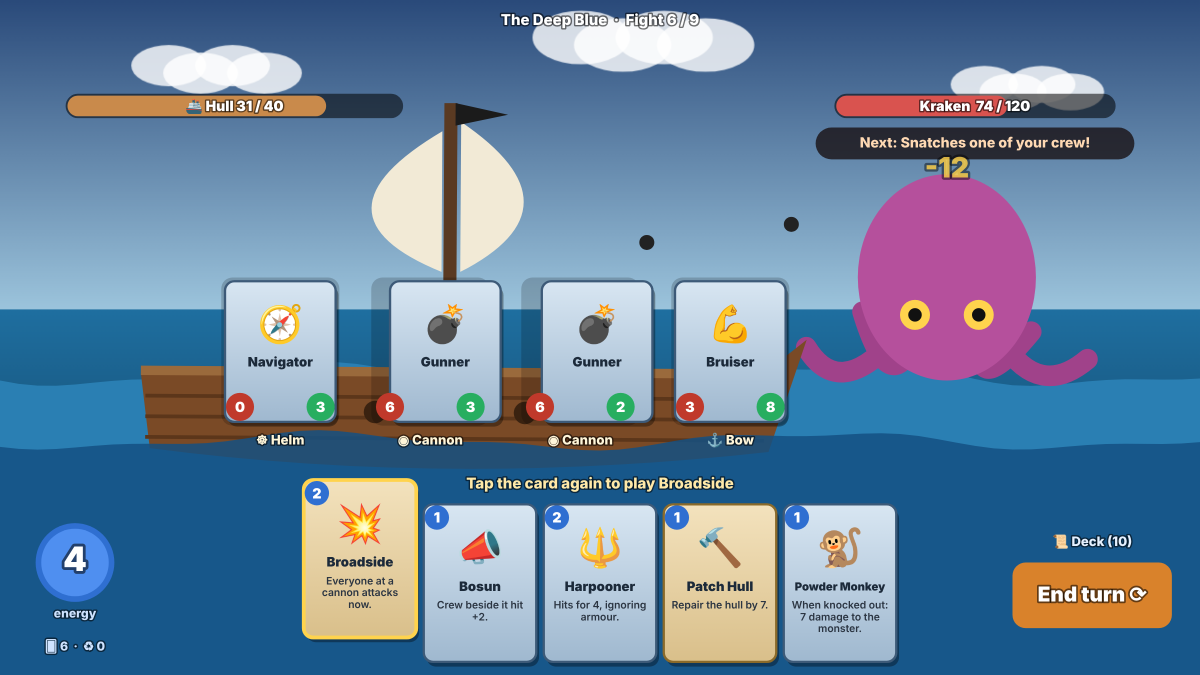
#> input picture games/deckhand/promo/scene.png, 2400 x 1350 px (shown at 1/2 size)
$ python make_thumbnails.py promo/scene.png
#> lines starting #> are read from the running program, lines starting #| are printed output that depends on the picture
"""Turn a captured game scene into store thumbnails with the title on top.

Usage:  python make_thumbnails.py promo/scene.png
Writes promo/thumb_<w>x<h>.png in the sizes Poki and CrazyGames ask for.
"""
import pathlib
import sys

from PIL import Image, ImageDraw, ImageFilter, ImageFont

ROOT = pathlib.Path(__file__).resolve().parent
OUT = ROOT / "promo"
SIZES = [(1920, 1080), (800, 470), (800, 1200), (628, 628), (512, 512)]
GOLD, OUTLINE = (255, 244, 214), (22, 58, 92)
LINES = ["DECKHAND"]
BAND = (11, 43, 69)
PAD = 0.15


def font(px):
    for name in ("impact.ttf", "arialbd.ttf", "DejaVuSans-Bold.ttf"):
        try:
            return ImageFont.truetype(name, px)
        except OSError:
            pass
    return ImageFont.load_default()


def cover(img, w, h, focus=(0.5, 0.55)):
    """Scale and crop to w x h, keeping the focus point in frame."""
    s = max(w / img.width, h / img.height)
    im = img.resize((round(img.width * s), round(img.height * s)), Image.LANCZOS)
    fx, fy = im.width * focus[0], im.height * focus[1]
    x = min(max(0, fx - w / 2), im.width - w)
    y = min(max(0, fy - h / 2), im.height - h)
    return im.crop((round(x), round(y), round(x) + w, round(y) + h))


def title(im):
    w, h = im.size
    portrait, square = h > w * 1.1, abs(w - h) < 10
    lines = LINES
    size = int(min(w * (0.16 if portrait or square else 0.105), h * 0.2))
    # shrink until the longest line fits inside 90% of the width
    probe = ImageDraw.Draw(Image.new("L", (1, 1)))
    while size > 10:
        widest = max(probe.textbbox((0, 0), ln, font=font(int(size * (1.12 if i == 0 else 1))), stroke_width=max(3, size // 12))[2] for i, ln in enumerate(lines))
        if widest <= w * 0.9:
            break
        size = int(size * 0.94)
    f = font(size)
    # darken the top band so the title always reads
    band = Image.new("L", (w, h), 0)
    bd = ImageDraw.Draw(band)
    top_h = int(h * (0.42 if portrait else 0.5))
    for y in range(top_h):
        bd.line([(0, y), (w, y)], fill=int(170 * (1 - y / top_h) ** 1.6))
    im = Image.composite(Image.new("RGB", (w, h), BAND), im, band)
    layer = Image.new("RGBA", (w, h), (0, 0, 0, 0))
    d = ImageDraw.Draw(layer)
    y = int(h * (0.06 if portrait else 0.05))
    stroke = max(3, size // 12)
    boxes = []
    for i, line in enumerate(lines):
        fs = f if i else font(int(size * 1.12))
        bw = d.textbbox((0, 0), line, font=fs, stroke_width=stroke)
        tw, th = bw[2] - bw[0], bw[3] - bw[1]
        boxes.append((line, fs, (w - tw) // 2 - bw[0], y - bw[1]))
        y += th + int(size * 0.06)
    shadow = Image.new("RGBA", (w, h), (0, 0, 0, 0))
    sd = ImageDraw.Draw(shadow)
    for line, fs, x, yy in boxes:
        sd.text((x + stroke, yy + stroke * 2), line, font=fs, fill=(0, 0, 0, 200), stroke_width=stroke, stroke_fill=(0, 0, 0, 200))
    shadow = shadow.filter(ImageFilter.GaussianBlur(stroke))
    for line, fs, x, yy in boxes:
        d.text((x, yy), line, font=fs, fill=GOLD, stroke_width=stroke, stroke_fill=OUTLINE)
    im = im.convert("RGBA")
    im.alpha_composite(shadow)
    im.alpha_composite(layer)
    return im.convert("RGB")


def main(src):
#> called with src = 'promo/scene.png'
    scene = Image.open(src).convert("RGB")
    # add headroom above the scene so the title never covers the action
    pad = int(scene.height * PAD)
#> pad = 202
    tall = Image.new("RGB", (scene.width, scene.height + pad), scene.getpixel((4, 4)))
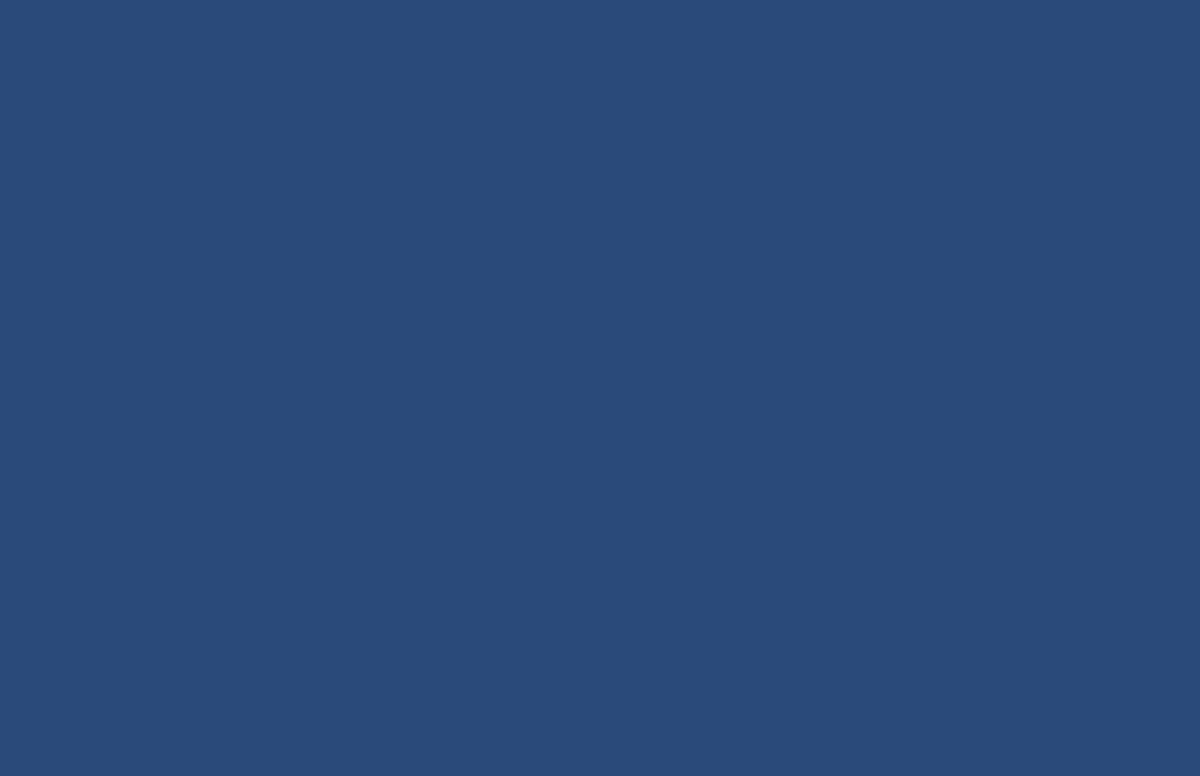
#> tall: PIL image 2400x1552 RGB (shown at 1/2 size); mean R, G, B 42, 74, 122
    tall.paste(scene, (0, pad))
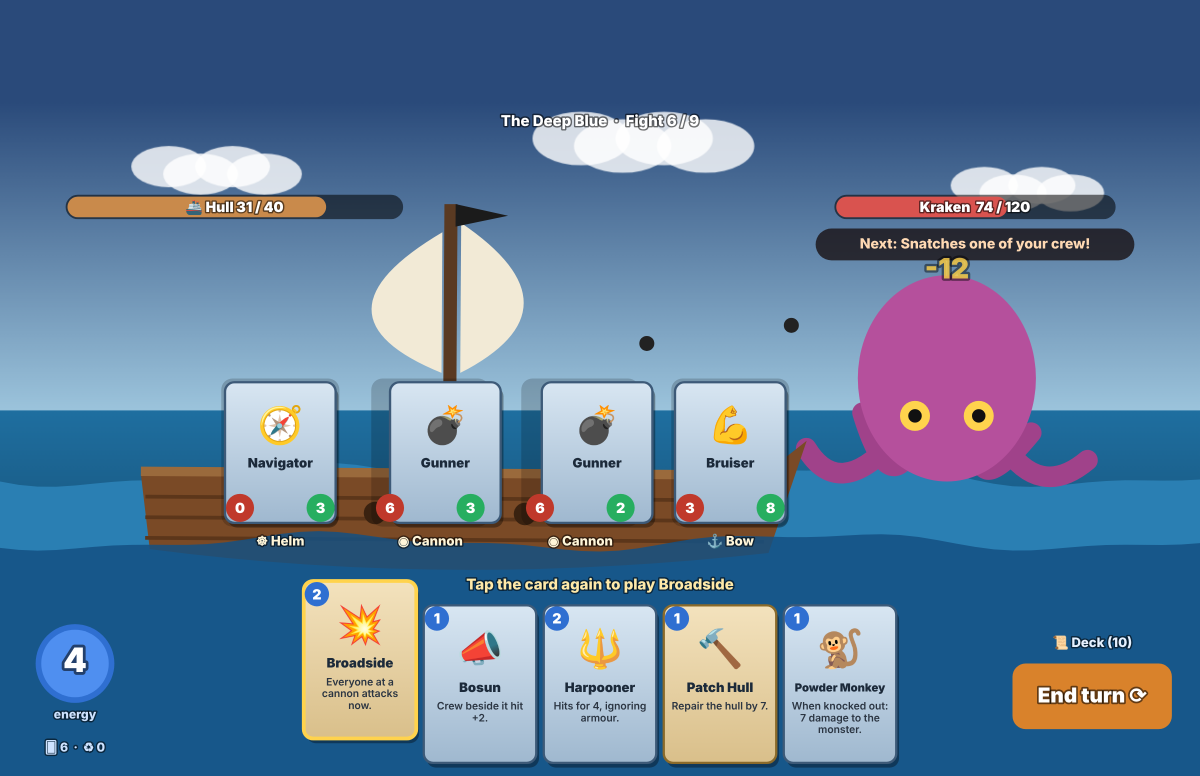
#> tall: PIL image 2400x1552 RGB (shown at 1/2 size); mean R, G, B 95.9, 123.3, 153.7
    scene = tall
    OUT.mkdir(exist_ok=True)
    for w, h in SIZES:
        p = OUT / f"thumb_{w}x{h}.png"
        title(cover(scene, w, h)).save(p, optimize=True)
        print(p.relative_to(ROOT), f"{p.stat().st_size // 1024} KB")
#> this loop made 1 pass
#> (portrait in title, square in title, top_h in title, stroke in title) on pass 1: (False, False, 540, 16)
#> pass 1, in title, `im = Image.composite(Image.new("RGB", (w, h), BAND), im, band)`:
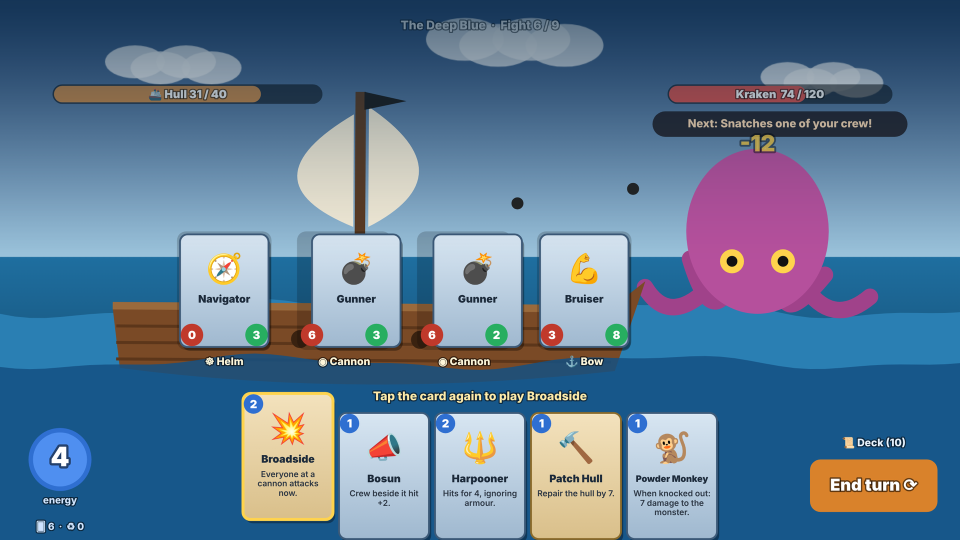
#> im: PIL image 1920x1080 RGB (shown at 1/2 size); mean R, G, B 93.9, 121.2, 147.9


if __name__ == "__main__":
#> (the run stopped early here; a loop or call above may not have finished)
